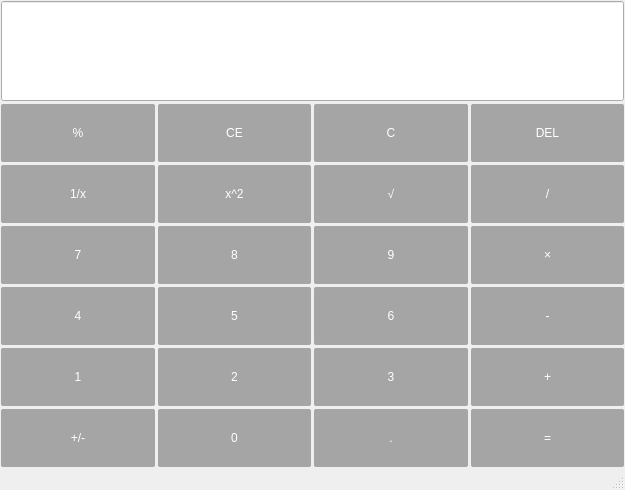
<?xml version="1.0" encoding="UTF-8"?>
<ui version="4.0">
 <class>MainWindow</class>
 <widget class="QMainWindow" name="MainWindow">
  <property name="geometry">
   <rect>
    <x>0</x>
    <y>0</y>
    <width>625</width>
    <height>490</height>
   </rect>
  </property>
  <property name="windowTitle">
   <string>计算器-林文涛-2022463030616</string>
  </property>
  <widget class="QWidget" name="centralwidget">
   <layout class="QVBoxLayout" name="verticalLayout">
    <property name="spacing">
     <number>3</number>
    </property>
    <property name="leftMargin">
     <number>1</number>
    </property>
    <property name="topMargin">
     <number>1</number>
    </property>
    <property name="rightMargin">
     <number>1</number>
    </property>
    <property name="bottomMargin">
     <number>1</number>
    </property>
    <item>
     <layout class="QGridLayout" name="gridLayout_2">
      <item row="3" column="0">
       <widget class="QPushButton" name="btnNum7">
        <property name="sizePolicy">
         <sizepolicy hsizetype="Minimum" vsizetype="Minimum">
          <horstretch>0</horstretch>
          <verstretch>0</verstretch>
         </sizepolicy>
        </property>
        <property name="styleSheet">
         <string notr="true">QPushButton {
    background-color: rgba(50, 50, 50, 100);
    color: white;
    border-radius: 2px;
}

QPushButton:hover {
    background-color: lightgreen;
    color: black;
}

QPushButton:pressed{
    background-color:red;
    color:black
}
</string>
        </property>
        <property name="text">
         <string>7</string>
        </property>
       </widget>
      </item>
      <item row="6" column="0">
       <widget class="QPushButton" name="btnPercentage">
        <property name="sizePolicy">
         <sizepolicy hsizetype="Minimum" vsizetype="Minimum">
          <horstretch>0</horstretch>
          <verstretch>0</verstretch>
         </sizepolicy>
        </property>
        <property name="styleSheet">
         <string notr="true">QPushButton {
    background-color: rgba(50, 50, 50, 100);
    color: white;
    border-radius: 2px;
}

QPushButton:hover {
    background-color: lightgreen;
    color: black;
}

QPushButton:pressed{
    background-color:red;
    color:black
}
</string>
        </property>
        <property name="text">
         <string>+/-</string>
        </property>
       </widget>
      </item>
      <item row="1" column="2">
       <widget class="QPushButton" name="btnClear">
        <property name="sizePolicy">
         <sizepolicy hsizetype="Minimum" vsizetype="Minimum">
          <horstretch>0</horstretch>
          <verstretch>0</verstretch>
         </sizepolicy>
        </property>
        <property name="styleSheet">
         <string notr="true">QPushButton {
    background-color: rgba(50, 50, 50, 100);
    color: white;
    border-radius: 2px;
}

QPushButton:hover {
    background-color: lightgreen;
    color: black;
}

QPushButton:pressed{
    background-color:red;
    color:black
}
</string>
        </property>
        <property name="text">
         <string>C</string>
        </property>
       </widget>
      </item>
      <item row="1" column="0">
       <widget class="QPushButton" name="pushButton">
        <property name="sizePolicy">
         <sizepolicy hsizetype="Minimum" vsizetype="Minimum">
          <horstretch>0</horstretch>
          <verstretch>0</verstretch>
         </sizepolicy>
        </property>
        <property name="styleSheet">
         <string notr="true">QPushButton {
    background-color: rgba(50, 50, 50, 100);
    color: white;
    border-radius: 2px;
}

QPushButton:hover {
    background-color: lightgreen;
    color: black;
}

QPushButton:pressed{
    background-color:red;
    color:black
}
</string>
        </property>
        <property name="text">
         <string>%</string>
        </property>
       </widget>
      </item>
      <item row="1" column="1">
       <widget class="QPushButton" name="pushButton_2">
        <property name="sizePolicy">
         <sizepolicy hsizetype="Minimum" vsizetype="Minimum">
          <horstretch>0</horstretch>
          <verstretch>0</verstretch>
         </sizepolicy>
        </property>
        <property name="styleSheet">
         <string notr="true">QPushButton {
    background-color: rgba(50, 50, 50, 100);
    color: white;
    border-radius: 2px;
}

QPushButton:hover {
    background-color: lightgreen;
    color: black;
}

QPushButton:pressed{
    background-color:red;
    color:black
}
</string>
        </property>
        <property name="text">
         <string>CE</string>
        </property>
       </widget>
      </item>
      <item row="5" column="1">
       <widget class="QPushButton" name="btnNum2">
        <property name="sizePolicy">
         <sizepolicy hsizetype="Minimum" vsizetype="Minimum">
          <horstretch>0</horstretch>
          <verstretch>0</verstretch>
         </sizepolicy>
        </property>
        <property name="styleSheet">
         <string notr="true">QPushButton {
    background-color: rgba(50, 50, 50, 100);
    color: white;
    border-radius: 2px;
}

QPushButton:hover {
    background-color: lightgreen;
    color: black;
}

QPushButton:pressed{
    background-color:red;
    color:black
}
</string>
        </property>
        <property name="text">
         <string>2</string>
        </property>
       </widget>
      </item>
      <item row="2" column="2">
       <widget class="QPushButton" name="btnSqrt">
        <property name="sizePolicy">
         <sizepolicy hsizetype="Minimum" vsizetype="Minimum">
          <horstretch>0</horstretch>
          <verstretch>0</verstretch>
         </sizepolicy>
        </property>
        <property name="styleSheet">
         <string notr="true">QPushButton {
    background-color: rgba(50, 50, 50, 100);
    color: white;
    border-radius: 2px;
}

QPushButton:hover {
    background-color: lightgreen;
    color: black;
}

QPushButton:pressed{
    background-color:red;
    color:black
}
</string>
        </property>
        <property name="text">
         <string>√</string>
        </property>
       </widget>
      </item>
      <item row="2" column="3">
       <widget class="QPushButton" name="btnDivide">
        <property name="sizePolicy">
         <sizepolicy hsizetype="Minimum" vsizetype="Minimum">
          <horstretch>0</horstretch>
          <verstretch>0</verstretch>
         </sizepolicy>
        </property>
        <property name="styleSheet">
         <string notr="true">QPushButton {
    background-color: rgba(50, 50, 50, 100);
    color: white;
    border-radius: 2px;
}

QPushButton:hover {
    background-color: lightgreen;
    color: black;
}

QPushButton:pressed{
    background-color:red;
    color:black
}
</string>
        </property>
        <property name="text">
         <string>/</string>
        </property>
       </widget>
      </item>
      <item row="4" column="0">
       <widget class="QPushButton" name="btnNum4">
        <property name="sizePolicy">
         <sizepolicy hsizetype="Minimum" vsizetype="Minimum">
          <horstretch>0</horstretch>
          <verstretch>0</verstretch>
         </sizepolicy>
        </property>
        <property name="styleSheet">
         <string notr="true">QPushButton {
    background-color: rgba(50, 50, 50, 100);
    color: white;
    border-radius: 2px;
}

QPushButton:hover {
    background-color: lightgreen;
    color: black;
}

QPushButton:pressed{
    background-color:red;
    color:black
}
</string>
        </property>
        <property name="text">
         <string>4</string>
        </property>
       </widget>
      </item>
      <item row="4" column="2">
       <widget class="QPushButton" name="btnNum6">
        <property name="sizePolicy">
         <sizepolicy hsizetype="Minimum" vsizetype="Minimum">
          <horstretch>0</horstretch>
          <verstretch>0</verstretch>
         </sizepolicy>
        </property>
        <property name="styleSheet">
         <string notr="true">QPushButton {
    background-color: rgba(50, 50, 50, 100);
    color: white;
    border-radius: 2px;
}

QPushButton:hover {
    background-color: lightgreen;
    color: black;
}

QPushButton:pressed{
    background-color:red;
    color:black
}
</string>
        </property>
        <property name="text">
         <string>6</string>
        </property>
       </widget>
      </item>
      <item row="0" column="0" colspan="4">
       <widget class="QLineEdit" name="display">
        <property name="minimumSize">
         <size>
          <width>0</width>
          <height>100</height>
         </size>
        </property>
        <property name="styleSheet">
         <string notr="true">QLineEdit {
    font-size: 48pt;
}</string>
        </property>
       </widget>
      </item>
      <item row="3" column="1">
       <widget class="QPushButton" name="btnNum8">
        <property name="sizePolicy">
         <sizepolicy hsizetype="Minimum" vsizetype="Minimum">
          <horstretch>0</horstretch>
          <verstretch>0</verstretch>
         </sizepolicy>
        </property>
        <property name="styleSheet">
         <string notr="true">QPushButton {
    background-color: rgba(50, 50, 50, 100);
    color: white;
    border-radius: 2px;
}

QPushButton:hover {
    background-color: lightgreen;
    color: black;
}

QPushButton:pressed{
    background-color:red;
    color:black
}
</string>
        </property>
        <property name="text">
         <string>8</string>
        </property>
       </widget>
      </item>
      <item row="5" column="3">
       <widget class="QPushButton" name="btnPlus">
        <property name="sizePolicy">
         <sizepolicy hsizetype="Minimum" vsizetype="Minimum">
          <horstretch>0</horstretch>
          <verstretch>0</verstretch>
         </sizepolicy>
        </property>
        <property name="styleSheet">
         <string notr="true">QPushButton {
    background-color: rgba(50, 50, 50, 100);
    color: white;
    border-radius: 2px;
}

QPushButton:hover {
    background-color: lightgreen;
    color: black;
}

QPushButton:pressed{
    background-color:red;
    color:black
}
</string>
        </property>
        <property name="text">
         <string>+</string>
        </property>
       </widget>
      </item>
      <item row="5" column="0">
       <widget class="QPushButton" name="btnNum1">
        <property name="sizePolicy">
         <sizepolicy hsizetype="Minimum" vsizetype="Minimum">
          <horstretch>0</horstretch>
          <verstretch>0</verstretch>
         </sizepolicy>
        </property>
        <property name="styleSheet">
         <string notr="true">QPushButton {
    background-color: rgba(50, 50, 50, 100);
    color: white;
    border-radius: 2px;
}

QPushButton:hover {
    background-color: lightgreen;
    color: black;
}

QPushButton:pressed{
    background-color:red;
    color:black
}
</string>
        </property>
        <property name="text">
         <string>1</string>
        </property>
       </widget>
      </item>
      <item row="3" column="3">
       <widget class="QPushButton" name="btnMultiple">
        <property name="sizePolicy">
         <sizepolicy hsizetype="Minimum" vsizetype="Minimum">
          <horstretch>0</horstretch>
          <verstretch>0</verstretch>
         </sizepolicy>
        </property>
        <property name="styleSheet">
         <string notr="true">QPushButton {
    background-color: rgba(50, 50, 50, 100);
    color: white;
    border-radius: 2px;
}

QPushButton:hover {
    background-color: lightgreen;
    color: black;
}

QPushButton:pressed{
    background-color:red;
    color:black
}
</string>
        </property>
        <property name="text">
         <string>×</string>
        </property>
       </widget>
      </item>
      <item row="6" column="2">
       <widget class="QPushButton" name="btnPeriod">
        <property name="sizePolicy">
         <sizepolicy hsizetype="Minimum" vsizetype="Minimum">
          <horstretch>0</horstretch>
          <verstretch>0</verstretch>
         </sizepolicy>
        </property>
        <property name="styleSheet">
         <string notr="true">QPushButton {
    background-color: rgba(50, 50, 50, 100);
    color: white;
    border-radius: 2px;
}

QPushButton:hover {
    background-color: lightgreen;
    color: black;
}

QPushButton:pressed{
    background-color:red;
    color:black
}
</string>
        </property>
        <property name="text">
         <string>.</string>
        </property>
       </widget>
      </item>
      <item row="5" column="2">
       <widget class="QPushButton" name="btnNum3">
        <property name="sizePolicy">
         <sizepolicy hsizetype="Minimum" vsizetype="Minimum">
          <horstretch>0</horstretch>
          <verstretch>0</verstretch>
         </sizepolicy>
        </property>
        <property name="styleSheet">
         <string notr="true">QPushButton {
    background-color: rgba(50, 50, 50, 100);
    color: white;
    border-radius: 2px;
}

QPushButton:hover {
    background-color: lightgreen;
    color: black;
}

QPushButton:pressed{
    background-color:red;
    color:black
}
</string>
        </property>
        <property name="text">
         <string>3</string>
        </property>
       </widget>
      </item>
      <item row="6" column="1">
       <widget class="QPushButton" name="btnNum0">
        <property name="sizePolicy">
         <sizepolicy hsizetype="Minimum" vsizetype="Minimum">
          <horstretch>0</horstretch>
          <verstretch>0</verstretch>
         </sizepolicy>
        </property>
        <property name="styleSheet">
         <string notr="true">QPushButton {
    background-color: rgba(50, 50, 50, 100);
    color: white;
    border-radius: 2px;
}

QPushButton:hover {
    background-color: lightgreen;
    color: black;
}

QPushButton:pressed{
    background-color:red;
    color:black
}
</string>
        </property>
        <property name="text">
         <string>0</string>
        </property>
       </widget>
      </item>
      <item row="6" column="3">
       <widget class="QPushButton" name="btnEqual">
        <property name="sizePolicy">
         <sizepolicy hsizetype="Minimum" vsizetype="Minimum">
          <horstretch>0</horstretch>
          <verstretch>0</verstretch>
         </sizepolicy>
        </property>
        <property name="styleSheet">
         <string notr="true">QPushButton {
    background-color: rgba(50, 50, 50, 100);
    color: white;
    border-radius: 2px;
}

QPushButton:hover {
    background-color: lightgreen;
    color: black;
}

QPushButton:pressed{
    background-color:red;
    color:black
}
</string>
        </property>
        <property name="text">
         <string>=</string>
        </property>
       </widget>
      </item>
      <item row="4" column="1">
       <widget class="QPushButton" name="btnNum5">
        <property name="sizePolicy">
         <sizepolicy hsizetype="Minimum" vsizetype="Minimum">
          <horstretch>0</horstretch>
          <verstretch>0</verstretch>
         </sizepolicy>
        </property>
        <property name="styleSheet">
         <string notr="true">QPushButton {
    background-color: rgba(50, 50, 50, 100);
    color: white;
    border-radius: 2px;
}

QPushButton:hover {
    background-color: lightgreen;
    color: black;
}

QPushButton:pressed{
    background-color:red;
    color:black
}
QPushButton {
    background-color: rgba(50, 50, 50, 100);
    color: white;
    border-radius: 2px;
}

QPushButton:hover {
    background-color: lightgreen;
    color: black;
}

QPushButton:pressed{
    background-color:red;
    color:black
}
</string>
        </property>
        <property name="text">
         <string>5</string>
        </property>
       </widget>
      </item>
      <item row="3" column="2">
       <widget class="QPushButton" name="btnNum9">
        <property name="sizePolicy">
         <sizepolicy hsizetype="Minimum" vsizetype="Minimum">
          <horstretch>0</horstretch>
          <verstretch>0</verstretch>
         </sizepolicy>
        </property>
        <property name="styleSheet">
         <string notr="true">QPushButton {
    background-color: rgba(50, 50, 50, 100);
    color: white;
    border-radius: 2px;
}

QPushButton:hover {
    background-color: lightgreen;
    color: black;
}

QPushButton:pressed{
    background-color:red;
    color:black
}
</string>
        </property>
        <property name="text">
         <string>9</string>
        </property>
       </widget>
      </item>
      <item row="2" column="0">
       <widget class="QPushButton" name="btnInverse">
        <property name="sizePolicy">
         <sizepolicy hsizetype="Minimum" vsizetype="Minimum">
          <horstretch>0</horstretch>
          <verstretch>0</verstretch>
         </sizepolicy>
        </property>
        <property name="styleSheet">
         <string notr="true">QPushButton {
    background-color: rgba(50, 50, 50, 100);
    color: white;
    border-radius: 2px;
}

QPushButton:hover {
    background-color: lightgreen;
    color: black;
}

QPushButton:pressed{
    background-color:red;
    color:black
}
</string>
        </property>
        <property name="text">
         <string>1/x</string>
        </property>
       </widget>
      </item>
      <item row="1" column="3">
       <widget class="QPushButton" name="btnDel">
        <property name="sizePolicy">
         <sizepolicy hsizetype="Minimum" vsizetype="Minimum">
          <horstretch>0</horstretch>
          <verstretch>0</verstretch>
         </sizepolicy>
        </property>
        <property name="styleSheet">
         <string notr="true">QPushButton {
    background-color: rgba(50, 50, 50, 100);
    color: white;
    border-radius: 2px;
}

QPushButton:hover {
    background-color: lightgreen;
    color: black;
}

QPushButton:pressed{
    background-color:red;
    color:black
}
</string>
        </property>
        <property name="text">
         <string>DEL</string>
        </property>
       </widget>
      </item>
      <item row="2" column="1">
       <widget class="QPushButton" name="btnSquare">
        <property name="sizePolicy">
         <sizepolicy hsizetype="Minimum" vsizetype="Minimum">
          <horstretch>0</horstretch>
          <verstretch>0</verstretch>
         </sizepolicy>
        </property>
        <property name="styleSheet">
         <string notr="true">QPushButton {
    background-color: rgba(50, 50, 50, 100);
    color: white;
    border-radius: 2px;
}

QPushButton:hover {
    background-color: lightgreen;
    color: black;
}

QPushButton:pressed{
    background-color:red;
    color:black
}
</string>
        </property>
        <property name="text">
         <string>x^2</string>
        </property>
       </widget>
      </item>
      <item row="4" column="3">
       <widget class="QPushButton" name="btnMinus">
        <property name="sizePolicy">
         <sizepolicy hsizetype="Minimum" vsizetype="Minimum">
          <horstretch>0</horstretch>
          <verstretch>0</verstretch>
         </sizepolicy>
        </property>
        <property name="styleSheet">
         <string notr="true">QPushButton {
    background-color: rgba(50, 50, 50, 100);
    color: white;
    border-radius: 2px;
}

QPushButton:hover {
    background-color: lightgreen;
    color: black;
}

QPushButton:pressed{
    background-color:red;
    color:black
}
</string>
        </property>
        <property name="text">
         <string>-</string>
        </property>
       </widget>
      </item>
     </layout>
    </item>
   </layout>
  </widget>
  <widget class="QMenuBar" name="menubar">
   <property name="geometry">
    <rect>
     <x>0</x>
     <y>0</y>
     <width>625</width>
     <height>25</height>
    </rect>
   </property>
  </widget>
  <widget class="QStatusBar" name="statusbar"/>
 </widget>
 <resources/>
 <connections/>
</ui>
